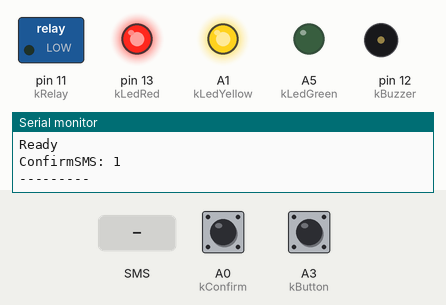
Recording of a sketch running on a simulated Arduino Nano, built with avr-gcc and run on an emulated ATmega328P. Shown: switched loads named in the sketch (green lamp = pin HIGH), output pins drawn as LEDs (lit = HIGH), buzzer (waves = sounding, pin HIGH), the last lines printed to the serial monitor. The test bench sets the inputs (shaded band); at power-on: A3 (kButton) HIGH, A0 (kConfirm) HIGH.

Above: at 5.6 s.
5.7 s: A3 (kButton) pulled LOW for 0.15 s
At 6.9 s:
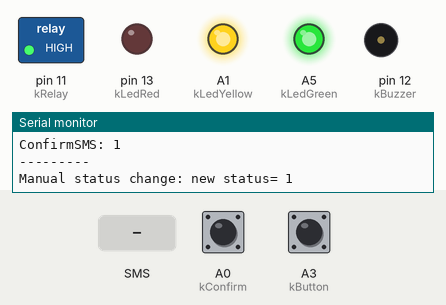
8.7 s: A0 (kConfirm) pulled LOW for 0.15 s
At 8.77 s:
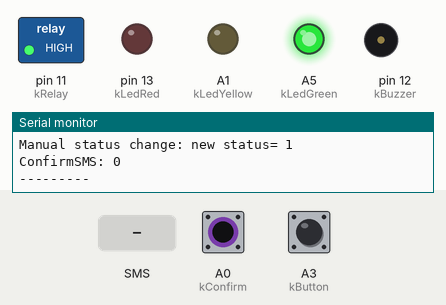
10.3 s: A3 (kButton) pulled LOW for 1 s
At 12.3 s:
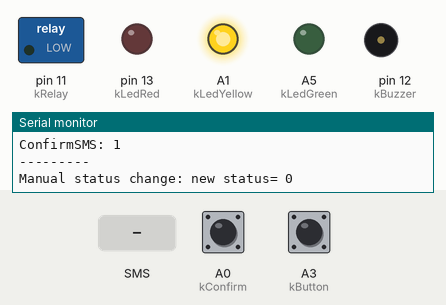
14.3 s: A0 (kConfirm) pulled LOW for 1 s
At 14.8 s:
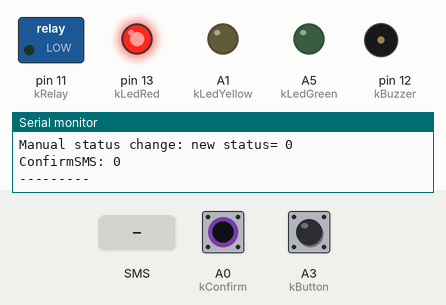
17.3 s: text message "O" received
At 19.2 s:
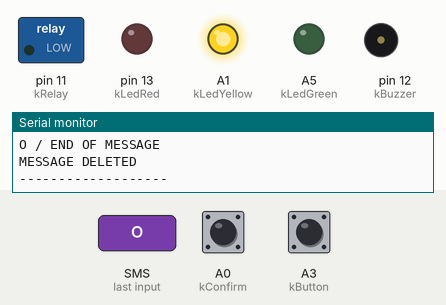
20.3 s: text message "o" received
At 23.7 s:
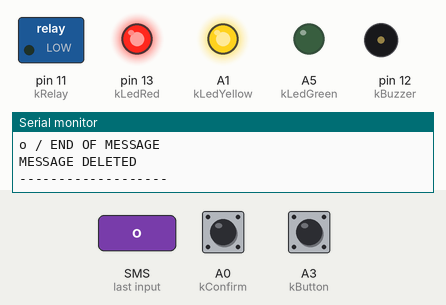
Timing chart, 0 to 24.3 s (numbered marks = the images above; inputs shaded):
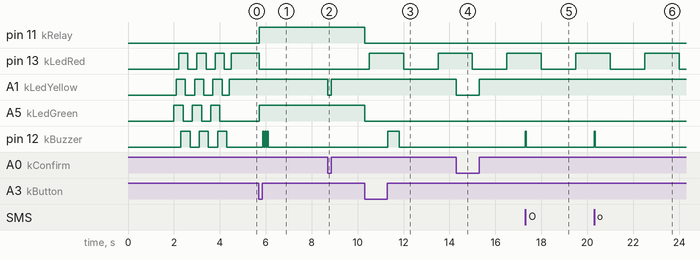

Measured:
- after the input at 5.7 s, pin 11 (kRelay), A5 (kLedGreen): LOW → HIGH at once; pin 12 (kBuzzer): alternates HIGH for 0.05 s and LOW for 0.05 s, 6 changes in all, then stays LOW, starting after 0.16 s
- after the input at 8.7 s, A1 (kLedYellow): HIGH → LOW at once, → HIGH 0.15 s later
- after the input at 10.3 s, pin 11 (kRelay), A5 (kLedGreen): HIGH → LOW at once; pin 13 (kLedRed): LOW → HIGH after 0.20 s, → LOW 1.5 s later, → HIGH 1.5 s later; pin 12 (kBuzzer): LOW → HIGH after 1.0 s, → LOW 0.50 s later
- after the input at 14.3 s, A1 (kLedYellow): HIGH → LOW at once, → HIGH 1.0 s later
- after the input at 17.3 s, pin 12 (kBuzzer): LOW → HIGH at once, → LOW 0.05 s later
- after the input at 20.3 s, pin 12 (kBuzzer): LOW → HIGH at once, → LOW 0.05 s later

The sketch:

AAA_GSM_to_Relay_v1.7.ino
```cpp
/*developed by JL Stoefs 19/03/2016 jlstoefs@gmail.com This example is in the public domain.
 * Based on ReceiveSMS, SendSMS from GSM.h library and Arduino Nano v3.
 * Description: sketch to control the boiler status (normal mode vs ECO mode) via a SIMM900 GPS shield and arduino. Activity monitoring enabled via the serial monitor
 * When the system is unpowered, the boiler will be on normal mode. When the system is initialized, it switches to ECO mode by default.
 *
 * Boiler Wiring: in our case, the boiler is functionning normally if 2 boiler wires (A & B below) are NOT connected. When A&B are connected, the boiler switches to ECO mode.
 ==>A & B wires will be connected to the "normally open circuit" connections of the relay (left and middle pins of the relay).See your own boiler description for correct setup.

 ==>The system has 2 status:
              *Status "HIGH" = A & B disconnected (Relay inactive) = warming system in normal mode = kLedGreen ON
              *Status "LOW" =  A & B connected (Relay active) = ECO mode = kLedRed blinking

Physical description: the system requires one arduino, 1 GSM shield, 3 status leds (green/yellow/red), one button and one switch:
-3 leds:  Green led (kLedGreen): Normal Mode Status led (corresponding to SMS "ON" command): lights when "Status" var is HIGH
          Yellow led (kLedYellow):SMS confirmation led : lignts on if the system is allowed to send command confirmation SMS.
          Red led (kLedRed): ECO Mode blinking Status led (corresponding to SMS "OFF" command) : blinks when "Status" var is LOW
-1 switch (kConfirmPin): to allow the sending of confirmation SMS. Operates the yellow led.
-1 Button (kButton): added to manually change the status
-1 Relay: A & B boiler wires are connected to the "normally open circuit" switches of the relay,

Valid SMS command lines:
 Send "ON" by SMS to activate normal mode. Confirmation SMS then sent if kConfirmPin is HIGH
 Send "OFF" to activate ECO mode. Confirmation SMS then sent if kConfirmPin is HIGH
 Send "Status" to know the current system status. Confirmation SMS then sent if kConfirmPin is HIGH
 After reading, the incoming SMS will be automatically deleted.
v1.4: Buzzer functionality added
v1.5: lighter, minor improvements ( StartupLedShow function)
v1.6: F() function used for Serial.print
v1.7: SMS_Content defined in the loop and not globally (ensures that its content is deleted once out of SMS.available {}
-------------------------------------------------------------------------------------------------------
*/

// include the GSM library
#include <GSM.h>

// PIN Number for the SIM
#define PINNUMBER "" //"" for unlocked sim, otherwise insert the PIN code here

// initialize the library instances
GSM gsm;
GSM_SMS sms;

// define below the INPUT pins:
const int kConfirm=A0;  // Pin must be set to GND to disable SMS confirmation
const int kButton=A3;  // button to manually switch the status (ON vs ECO)

// define below the OUTPUT pins:
const int kLedYellow=A1;  // Confirmation SMS led
const int kLedGreen=A5; // Normal Mode ("ON") Status led
const int kLedRed=13; // ECO Mode ("OFF") Status led (blinking)
const int kRelay=11; // to connect to Relay "IN" pin
const int kBuzzer=12; //Buzzer +5V
const int kLeds[]={kLedGreen,kLedYellow,kLedRed,kBuzzer};

boolean ConfirmSMS= HIGH; // must be HIGH to receive confirmation SMS (controlled by kConfirmPin)
boolean previousConfirmSMS=LOW; //check change in Confirm
boolean Status=LOW; // used for Relay and Status SMS: LOW: ECO mode (default at start)
boolean Toggle=HIGH; // used to flash the Status Led in case of ECO mode
boolean ButtonState=HIGH;
boolean PreviousButtonState= HIGH; //used to measure kbutton activity

//-----------------------------------------------------------------------------------------------------

void setup()                                                                                            {
  // initialize serial communications and wait for port to open:
pinMode(kConfirm,INPUT_PULLUP);
pinMode(kButton,INPUT_PULLUP);
pinMode(kLedYellow,OUTPUT);
pinMode(kLedRed,OUTPUT);
pinMode(kLedGreen,OUTPUT);
pinMode(kRelay, OUTPUT);
pinMode(kBuzzer,OUTPUT);
ConfirmSMS=digitalRead(kConfirm);  //  check if kConfirmPin is HIGH (i.e. send  confirmation SMS)
digitalWrite(kRelay, LOW);          //  krelay in ECO mode (in case system reboots and cannot start GSM connection)

Serial.begin(57600); //set to 57.600 to be compatible with Bluetooth module

while (!Serial) {
    ; // wait for serial port to connect. Needed for native USB port only
                }
  Serial.println(F("GSM relay v1.7"));

boolean notConnected = true; // connection state
  // Start GSM connection
  while (notConnected) {
    if (gsm.begin(PINNUMBER)==GSM_READY) notConnected = false;
    else {
      Serial.println(F("Not connected"));
      delay(1000);
          }
                        }

// Send info on serial monitor:
Serial.print(F("ConfirmSMS: "));
Serial.println(ConfirmSMS);
Serial.print(F("Default Status: "));
Serial.println(Status);
Serial.println(F("Ready"));

StartupLedShow(3);  //blinking all leds when connection to network is established
                                                                                                        }
//-----------------------------------------------------------------------------------------------------
void loop()                                                                                             { //Start Loop

ConfirmSMS=digitalRead(kConfirm); // SMS confirmation sent if pin kConfirmPin is NOT grounded
digitalWrite(kLedYellow,ConfirmSMS); // led kLedYellow on if ConfirmSMS is activated
if(ConfirmSMS!=previousConfirmSMS)              {
Serial.print(F("ConfirmSMS: "));
Serial.println(ConfirmSMS);
Serial.println("---------");
previousConfirmSMS=ConfirmSMS;                  }

ButtonState=digitalRead(kButton);
if( ButtonState != PreviousButtonState && ButtonState==LOW)  {//kButton pressed to manually switch the status mode
      Status=!Status;                          //change status value
      delay(10);
      PreviousButtonState=ButtonState;
      Serial.print(F("Manual status change: new status= "));
      Serial.println(Status);
                                                         }
else if( ButtonState != PreviousButtonState &ButtonState==HIGH)  { //button is released
      delay(10);
      PreviousButtonState=ButtonState;
      if (Status==HIGH) BUZZER(3,50,50);
      else BUZZER(1,500,0);
                                                         }

  // If there are SMSs available()
if (sms.available())                                                                  {
     char c;  //local var to store SMS content
     int SMS_Content_Loc=0;  // local var used to store each SMS character
     char SMS_Content[6]; // used to store SMS content
     char senderNumber[15]; //to store the number having sent the SMS command (required when sending confirmation pin)
    Serial.print(F("Msg from: "));
    sms.remoteNumber(senderNumber, 15);    // Get remote number
    Serial.println(senderNumber);
    // message disposal: Any messages not starting with 'O' ("ON" or "OFF")or 'S' ("Status")are discarded
    if (sms.peek() != 'O' && sms.peek() != 'o' && sms.peek() != 'S' && sms.peek() != 's')
    {
      Serial.println(F("Discarded SMS"));
      sms.flush();
      BUZZER(2,750,250); //buzzer for SMS deleted
    }

    // Read message bytes, print them and store the first 6 ones in SMS_Content
    while (c = sms.read())        {
      Serial.print(c);
      if (SMS_Content_Loc<6)    {  //Stores only the first 6 bytes of the SMS in SMS_Content
        SMS_Content[SMS_Content_Loc] = c;
        SMS_Content_Loc++;      }
                                  }
      BUZZER(1,50,450); //buzzer for SMS received

    Serial.println(F(" / END OF MESSAGE"));

    if ( (SMS_Content[0] == 'O' || SMS_Content[0] =='o')
      && (SMS_Content[1] == 'N' || SMS_Content[1] == 'n' ))                   {   // ON* SMS
              Status=HIGH;
              Serial.print(F("ON;Status set to "));
              Serial.println(Status);
              BUZZER(3,50,50);
              delay(700);
              SEND_SMS(senderNumber,"ON: mode chauffage actif.Liste des SMS valides: ON / OFF / Status");
                                                                               }   // End ON* SMS

      else if ( ( SMS_Content[0] == 'O' || SMS_Content[0] == 'o')
              && ( SMS_Content[1] == 'F' || SMS_Content[1] == 'f')
              && ( SMS_Content[2] == 'F' || SMS_Content[2] == 'f') )              {     //OFF* SMS
              Status=LOW;
              Serial.print(F("OFF;Status set to "));
              Serial.println(Status);
              BUZZER(1,500,500);
              SEND_SMS(senderNumber,"OFF: mode ECO actif.Liste des SMS valides: ON / OFF / Status");
                                                                                   }     //End OFF* SMS


      else if (  (SMS_Content[0] =='S'|| SMS_Content[0] == 's')
              && (SMS_Content[1] =='T'|| SMS_Content[1] == 't')
              && (SMS_Content[2] =='A'|| SMS_Content[2] == 'a')
              && (SMS_Content[3] =='T'|| SMS_Content[3] == 't')
              && (SMS_Content[4] =='U'|| SMS_Content[4] == 'u')
              && (SMS_Content[5] =='S'|| SMS_Content[5] == 's') )                {   //Status* SMS
              Serial.print(F("STATUS: Status is "));
              Serial.println(Status);
                      if(Status==HIGH)  SEND_SMS(senderNumber,"Status: en mode chauffage (ON).Liste des SMS valides: ON / OFF / Status");
                       else             SEND_SMS(senderNumber,"Status: en mode ECO (OFF).Liste des SMS valides: ON / OFF / Status");

                                                                                  }   //End Status* SMS
    // Delete message from SIM card
    sms.flush();
    Serial.println(F("MESSAGE DELETED"));
    Serial.println(F("-------------------"));

                                                                                      } //end of sms.available

if (millis()%3000 >1500 && Status==LOW) Toggle=HIGH; else Toggle=LOW; //slow flashing kLedRed if Status=LOW
digitalWrite(kRelay, Status);
digitalWrite(kLedGreen,Status);
digitalWrite(kLedRed,Toggle);  // Led de Statut
                                                                                                        }               //End Loop
//-----------------------------------------------------------------------------------------------------
void SEND_SMS(char* MOBILE_NB,char* SMS_txt)                                                           { // Start SEND_SMS
 if(ConfirmSMS==HIGH)                           {
       sms.beginSMS(MOBILE_NB);
       sms.print(SMS_txt);
       sms.endSMS();
       StartupLedShow(1);
                                                }
 else  Serial.print(F("SIMULATED "));
       Serial.print(F("Sent SMS to "));
       Serial.print(MOBILE_NB);
       Serial.print(F(" : "));
       Serial.println(SMS_txt);
       Serial.println(F("-------------------------"));
  StartupLedShow(1);
                                                                                                        } // End SEND_SMS
//-----------------------------------------------------------------------------------------------------

void BUZZER (int CYCLE, int LENGTH_ON, int LENGTH_OFF)
{      for (int i=1;i<CYCLE+1;i++)        {
          digitalWrite(kBuzzer,HIGH);
          delay(LENGTH_ON);
          digitalWrite(kBuzzer,LOW);
          delay (LENGTH_OFF);              }
  }
  //-----------------------------------------------------------------------------------------------------
 void StartupLedShow(int cycles)
  {
  long previousmillistart=millis();
  for (int j=1;j<=cycles;j++)
      {     //blinking all leds when connection to network is established
        for (int i=0;i<=3;i++)
          {digitalWrite(kLeds[i],HIGH);
           delay(100);
          }
        for (int i=0;i<=3;i++)
          {digitalWrite(kLeds[i],LOW);
           delay(100);
          }
      }
  }
```
